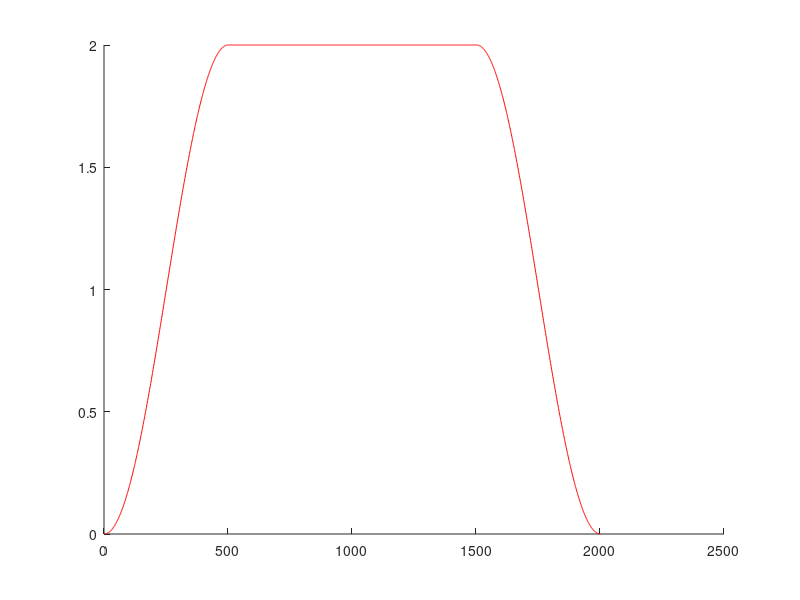
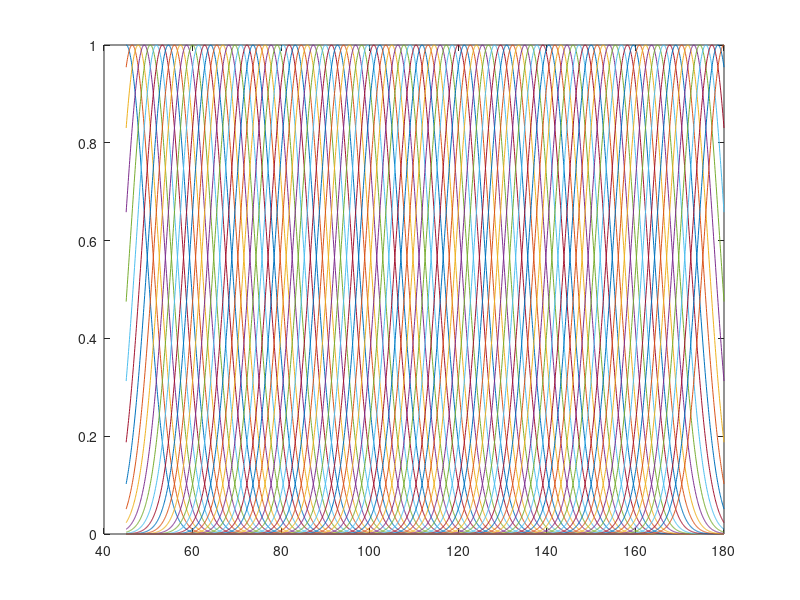
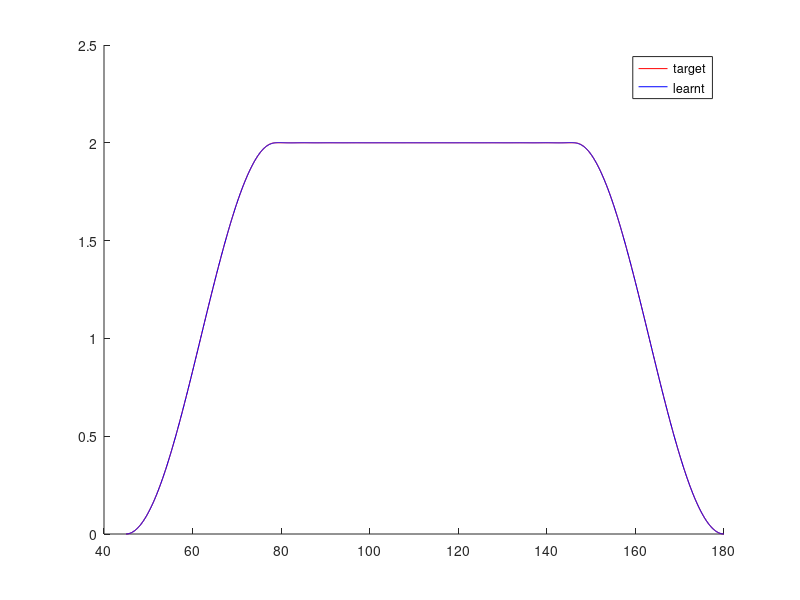
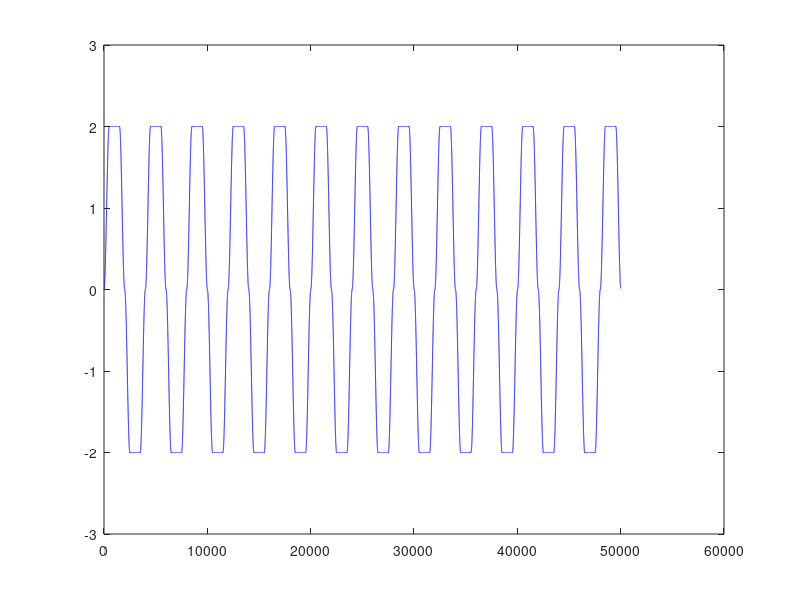

Source code (MATLAB) for these figures, in order:

close all
clear all
clc

t=0:0.001:0.5; %movement duration from 0 to 1 sec
yt=sin(2*pi*t+1.5*pi)+1; %target movement pattern
yt=[yt 2*ones(1,1000) 2-yt];
target=diff(yt);

N=length(target); %number of points in the movement trajectory

figure('name','Target trajectory')
hold on
plot(yt,'r')

n=100; %number of Gaussian kernels
s=0.05; %width of Gaussian kernels
w=zeros(1,n);%initial weights
lr=0.2; %learning rates
M=20000; %number of iterations for learning

lower_limit=45;%joint angle limits
upper_limit=180;

c=linspace(lower_limit,upper_limit,n); %setting centers of kernels within 45 and 180 degrees
alfa=linspace(lower_limit,upper_limit,N); %changing alfa from 45 to 180 by (180-45)/N
for k=1:n %generating gaussian kernels
     psi(k,:)=exp(-(alfa-c(k)).^2/2*s);
end;

figure('name','Gaussian kernels')
plot(alfa,psi)

%Learning weights of Gaussian kernels using Delta rule
ind=round(linspace(1,N,n));
for i=1:M
    y=[psi'*w']'; %calculating motor output
    w=w+lr*(target(ind)-y(ind)); %updating weights
end;

y=[psi'*w']';

figure('name','Target and learnt trajectories')
hold on
plot(alfa,cumsum(target),'r')%target trajectory
plot(alfa,cumsum(y),'b')%learnt trajectory
legend('target','learnt')


a=45;
m(1)=0;
ph=1;
for k=1:50000
    psi=exp(-(a-c).^2/2*s);
    m(k+1)=m(k)+psi*w';
    a = a+ph*(upper_limit-lower_limit)/N;    
    if a>=180
        ph=ph*(-1);
    end;
    if a<=45
        ph=ph*(-1);
    end;
    

end;

figure
plot(m,'b')

    



